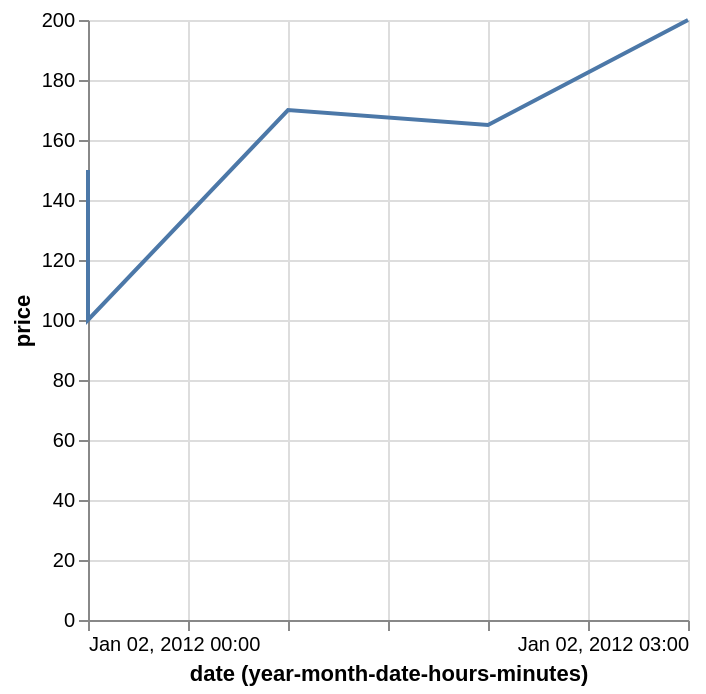

Write a Vega-Lite specification for this figure.
### Vega-Lite specification from a JSON file in a GitHub repository (floating-point values rounded to 4 significant figures)
{"$schema": "https://vega.github.io/schema/vega-lite/v5.json", "data": {"values": [{"date": "Sun, 02 Jan 2012 00:00:00", "price": 150}, {"date": "Sun, 02 Jan 2012 00:00:00", "price": 100}, {"date": "Sun, 02 Jan 2012 01:00:00", "price": 170}, {"date": "Sun, 02 Jan 2012 02:00:00", "price": 165}, {"date": "Sun, 02 Jan 2012 03:00:00", "price": 200}]}, "description": "Google's stock price over time.", "encoding": {"x": {"field": "date", "scale": {"type": "utc"}, "timeUnit": "yearmonthdatehoursminutes", "type": "temporal"}, "y": {"field": "price", "type": "quantitative"}}, "mark": "line"}
